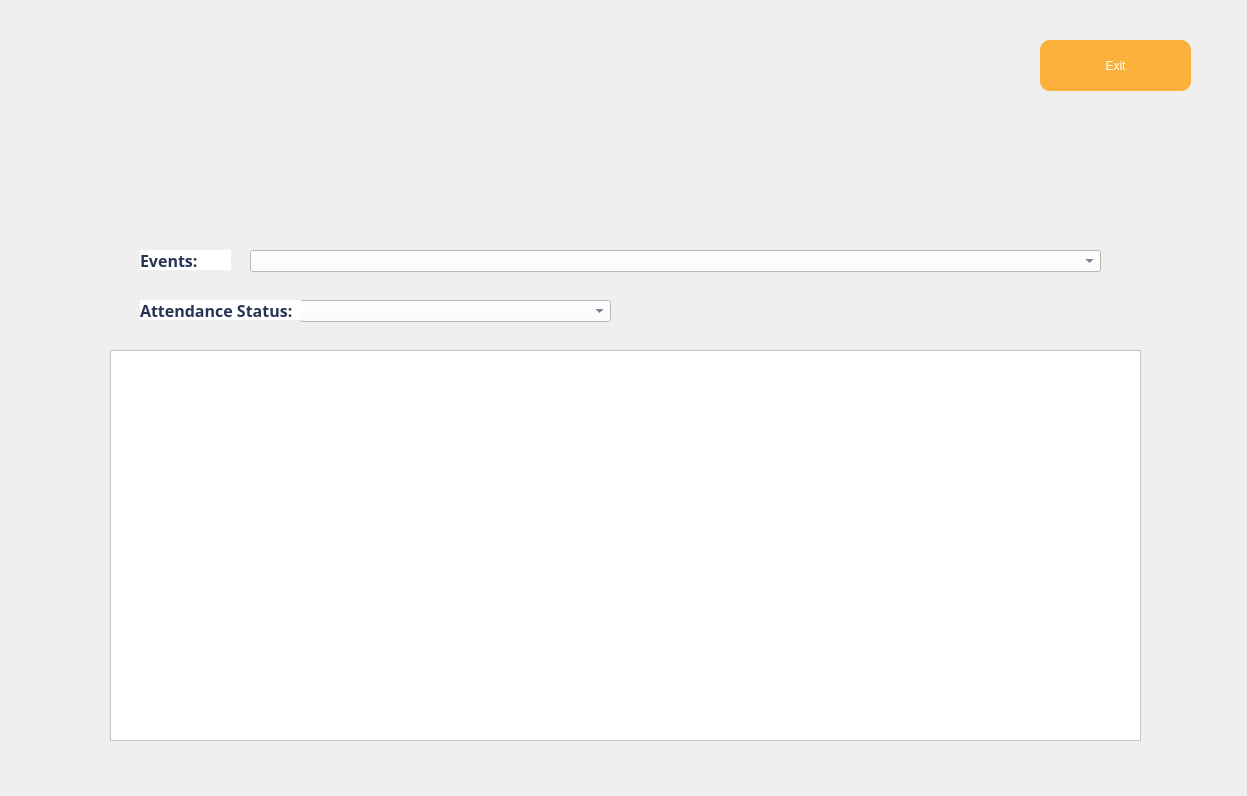
<?xml version="1.0" encoding="UTF-8"?>
<ui version="4.0">
 <class>Dialog</class>
 <widget class="QDialog" name="Dialog">
  <property name="geometry">
   <rect>
    <x>0</x>
    <y>0</y>
    <width>1247</width>
    <height>796</height>
   </rect>
  </property>
  <property name="windowTitle">
   <string>Dialog</string>
  </property>
  <widget class="QLabel" name="label">
   <property name="geometry">
    <rect>
     <x>0</x>
     <y>0</y>
     <width>1246</width>
     <height>796</height>
    </rect>
   </property>
   <property name="cursor">
    <cursorShape>ArrowCursor</cursorShape>
   </property>
   <property name="acceptDrops">
    <bool>true</bool>
   </property>
   <property name="autoFillBackground">
    <bool>false</bool>
   </property>
   <property name="text">
    <string/>
   </property>
   <property name="pixmap">
    <pixmap>images/eventattrep.png</pixmap>
   </property>
   <property name="scaledContents">
    <bool>true</bool>
   </property>
   <property name="wordWrap">
    <bool>false</bool>
   </property>
  </widget>
  <widget class="QWidget" name="widget" native="true">
   <property name="geometry">
    <rect>
     <x>0</x>
     <y>0</y>
     <width>120</width>
     <height>80</height>
    </rect>
   </property>
  </widget>
  <widget class="QPushButton" name="exitbutt">
   <property name="geometry">
    <rect>
     <x>1040</x>
     <y>40</y>
     <width>151</width>
     <height>51</height>
    </rect>
   </property>
   <property name="cursor">
    <cursorShape>PointingHandCursor</cursorShape>
   </property>
   <property name="styleSheet">
    <string notr="true">QWidget#exitbutt{
background-color: rgb(251, 176, 59);
font: 900 12pt &quot;Arial Black&quot;; color : rgb(255, 255, 255);
border-radius: 10px;}

QWidget#exitbutt:hover {
    
    background-color:rgb(238, 223, 146); 
    border: 2px solid #388E3C; 
    padding: 10px 20px; 
    font-size: 15px; 
}</string>
   </property>
   <property name="text">
    <string>Exit</string>
   </property>
  </widget>
  <widget class="QComboBox" name="eventawards">
   <property name="geometry">
    <rect>
     <x>250</x>
     <y>250</y>
     <width>851</width>
     <height>22</height>
    </rect>
   </property>
   <property name="styleSheet">
    <string notr="true">font: 700 10pt &quot;Berlin Sans FB Demi&quot;; 
color: rgb(40, 52, 84);
background-color: rgb(255, 255, 255);</string>
   </property>
  </widget>
  <widget class="QTableWidget" name="eventawardsstatus">
   <property name="geometry">
    <rect>
     <x>110</x>
     <y>350</y>
     <width>1031</width>
     <height>391</height>
    </rect>
   </property>
   <property name="font">
    <font>
     <family>Berlin Sans FB Demi</family>
     <pointsize>10</pointsize>
     <bold>true</bold>
    </font>
   </property>
   <property name="styleSheet">
    <string notr="true">color: rgb(20, 33, 68);
background-color: rgb(255, 255, 255);</string>
   </property>
  </widget>
  <widget class="QLabel" name="label_2">
   <property name="geometry">
    <rect>
     <x>140</x>
     <y>250</y>
     <width>91</width>
     <height>20</height>
    </rect>
   </property>
   <property name="font">
    <font>
     <family>Berlin Sans FB Demi</family>
     <pointsize>12</pointsize>
     <italic>false</italic>
     <bold>true</bold>
    </font>
   </property>
   <property name="styleSheet">
    <string notr="true">font: 700 12pt &quot;Berlin Sans FB Demi&quot;; 
color: rgb(40, 52, 84);
background-color: rgb(255, 255, 255);</string>
   </property>
   <property name="text">
    <string>Events:</string>
   </property>
  </widget>
  <widget class="QComboBox" name="eventawards_2">
   <property name="geometry">
    <rect>
     <x>300</x>
     <y>300</y>
     <width>311</width>
     <height>22</height>
    </rect>
   </property>
   <property name="styleSheet">
    <string notr="true">font: 700 10pt &quot;Berlin Sans FB Demi&quot;; 
color: rgb(40, 52, 84);
background-color: rgb(255, 255, 255);</string>
   </property>
  </widget>
  <widget class="QLabel" name="label_3">
   <property name="geometry">
    <rect>
     <x>140</x>
     <y>300</y>
     <width>161</width>
     <height>20</height>
    </rect>
   </property>
   <property name="font">
    <font>
     <family>Berlin Sans FB Demi</family>
     <pointsize>12</pointsize>
     <italic>false</italic>
     <bold>true</bold>
    </font>
   </property>
   <property name="styleSheet">
    <string notr="true">font: 700 12pt &quot;Berlin Sans FB Demi&quot;; 
color: rgb(40, 52, 84);
background-color: rgb(255, 255, 255);</string>
   </property>
   <property name="text">
    <string>Attendance Status:</string>
   </property>
  </widget>
  <widget class="QLabel" name="totalpetmess">
   <property name="geometry">
    <rect>
     <x>640</x>
     <y>300</y>
     <width>461</width>
     <height>20</height>
    </rect>
   </property>
   <property name="font">
    <font>
     <family>Berlin Sans FB Demi</family>
     <pointsize>10</pointsize>
     <italic>false</italic>
     <bold>true</bold>
    </font>
   </property>
   <property name="layoutDirection">
    <enum>Qt::LeftToRight</enum>
   </property>
   <property name="styleSheet">
    <string notr="true">font: 700 10pt &quot;Berlin Sans FB Demi&quot;; 
color: rgb(248, 174, 58);</string>
   </property>
   <property name="text">
    <string/>
   </property>
   <property name="alignment">
    <set>Qt::AlignCenter</set>
   </property>
  </widget>
 </widget>
 <resources/>
 <connections/>
</ui>
